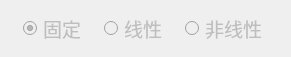
   <widget class="QWidget" name="horizontalLayoutWidget">
    <property name="geometry">
     <rect>
      <x>100</x>
      <y>220</y>
      <width>291</width>
      <height>41</height>
     </rect>
    </property>
    <layout class="QHBoxLayout" name="horizontalLayout">
     <item>
      <widget class="QRadioButton" name="fixed_radioButton">
       <property name="enabled">
        <bool>false</bool>
       </property>
       <property name="sizePolicy">
        <sizepolicy hsizetype="Fixed" vsizetype="Fixed">
         <horstretch>0</horstretch>
         <verstretch>0</verstretch>
        </sizepolicy>
       </property>
       <property name="font">
        <font>
         <family>微软雅黑</family>
         <pointsize>14</pointsize>
        </font>
       </property>
       <property name="text">
        <string>固定</string>
       </property>
       <property name="checked">
        <bool>true</bool>
       </property>
      </widget>
     </item>
     <item>
      <widget class="QRadioButton" name="linear_radioButton">
       <property name="enabled">
        <bool>false</bool>
       </property>
       <property name="sizePolicy">
        <sizepolicy hsizetype="Fixed" vsizetype="Fixed">
         <horstretch>0</horstretch>
         <verstretch>0</verstretch>
        </sizepolicy>
       </property>
       <property name="font">
        <font>
         <family>微软雅黑</family>
         <pointsize>14</pointsize>
        </font>
       </property>
       <property name="text">
        <string>线性</string>
       </property>
      </widget>
     </item>
     <item>
      <widget class="QRadioButton" name="nonlinear_radioButton">
       <property name="enabled">
        <bool>false</bool>
       </property>
       <property name="sizePolicy">
        <sizepolicy hsizetype="Fixed" vsizetype="Fixed">
         <horstretch>0</horstretch>
         <verstretch>0</verstretch>
        </sizepolicy>
       </property>
       <property name="font">
        <font>
         <family>微软雅黑</family>
         <pointsize>14</pointsize>
        </font>
       </property>
       <property name="text">
        <string>非线性</string>
       </property>
      </widget>
     </item>
    </layout>
   </widget>
